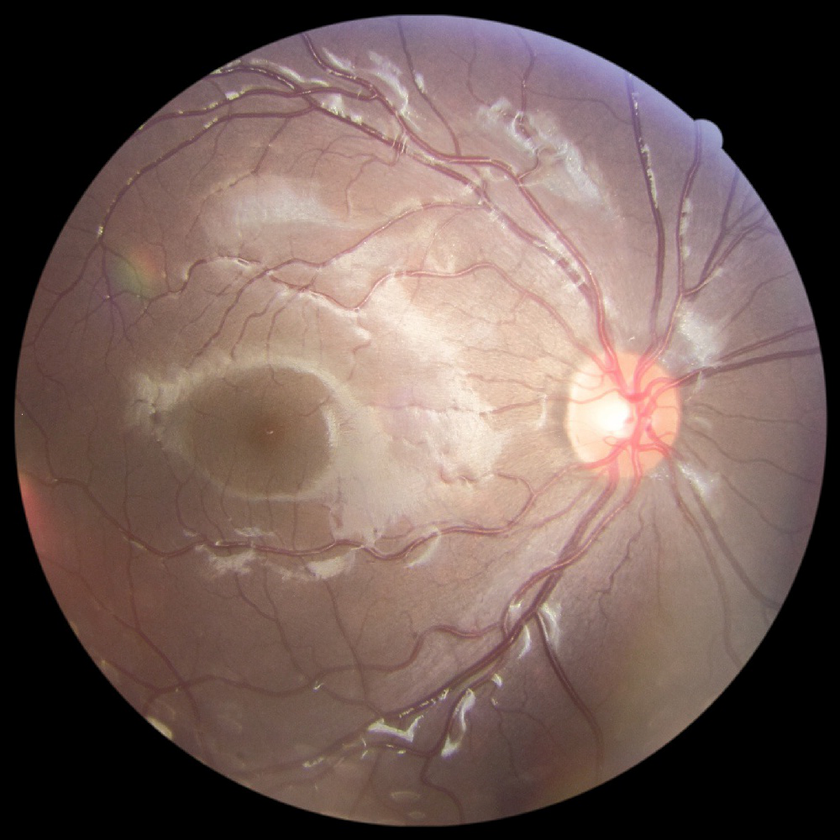
#> input picture Practice/BME/input.png, 840 x 840 px, shrunk from 1000 x 1000 before the run; its folder holds only this picture in this run
$ python -i image_binarization.py   (imports and definitions only)
#> lines starting #> are read from the running program, lines starting #| are printed output that depends on the picture; after the words box and inside, x2 and y2 are one past the last pixel; in counts of white or black regions, pixels touching at a corner belong together
#> further down, picture is the input picture: shape (840, 840, 3); mean B, G, R 87.4, 93.4, 114
import cv2
import numpy as np
import os


# [11 lines left out: function calcAndDrawHist, not called in this run]


def hough_circle_demo(image):
    # 霍夫圆检测对噪声敏感，边缘检测消噪
    h, w, s = image.shape
#> h = 840; w = 840; s = 3
    dst = cv2.pyrMeanShiftFiltering(image, 10, 100)  # 边缘保留滤波EPF
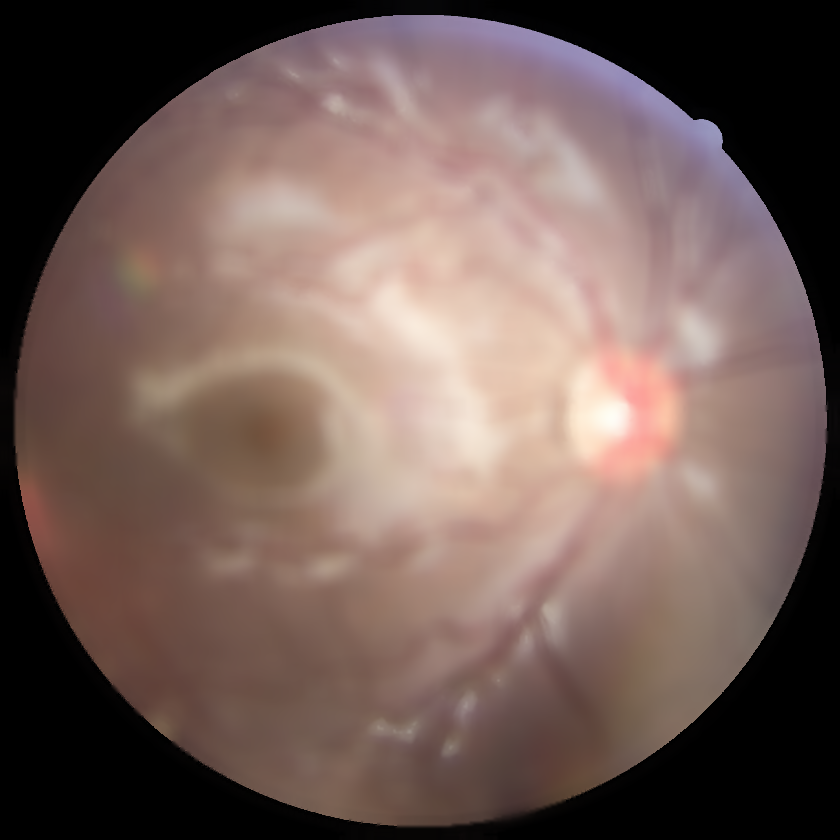
#> dst: shape (840, 840, 3); mean B, G, R 87.5, 93.4, 114
    gray=cv2.cvtColor(dst,cv2.COLOR_BGR2GRAY)
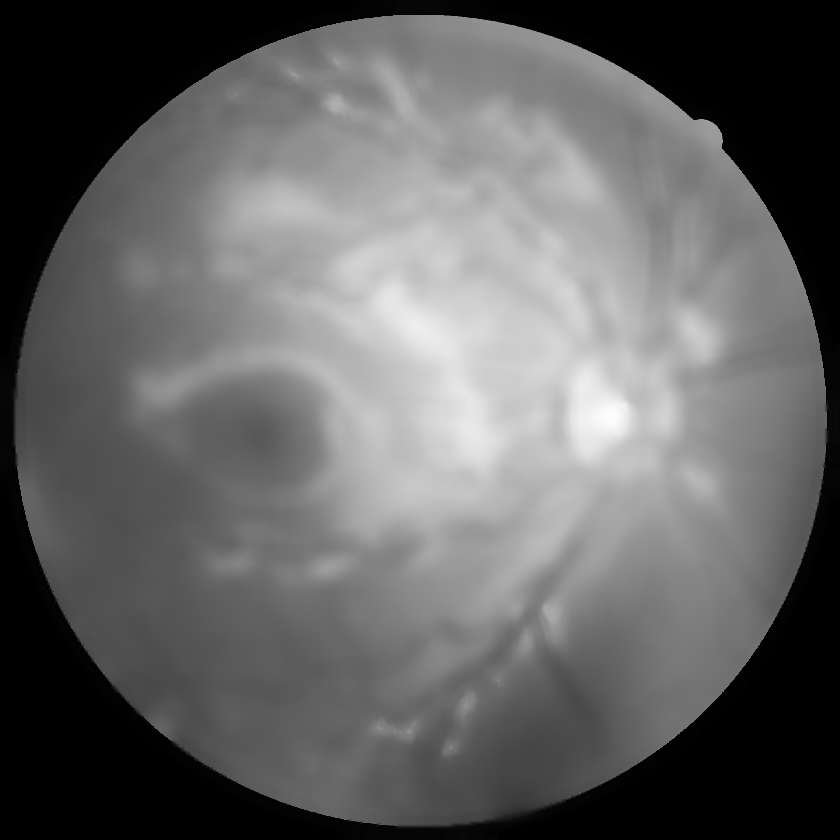
#> gray: shape (840, 840); min 0, max 253, mean 98.9
    circles = cv2.HoughCircles(gray, cv2.HOUGH_GRADIENT, 1,1000, param1=65, param2=40, minRadius=50, maxRadius=0)
#> circles = None
    if circles is  None:
        ret1, thresh1 = cv2.threshold(dst, 10, 255, cv2.THRESH_BINARY)
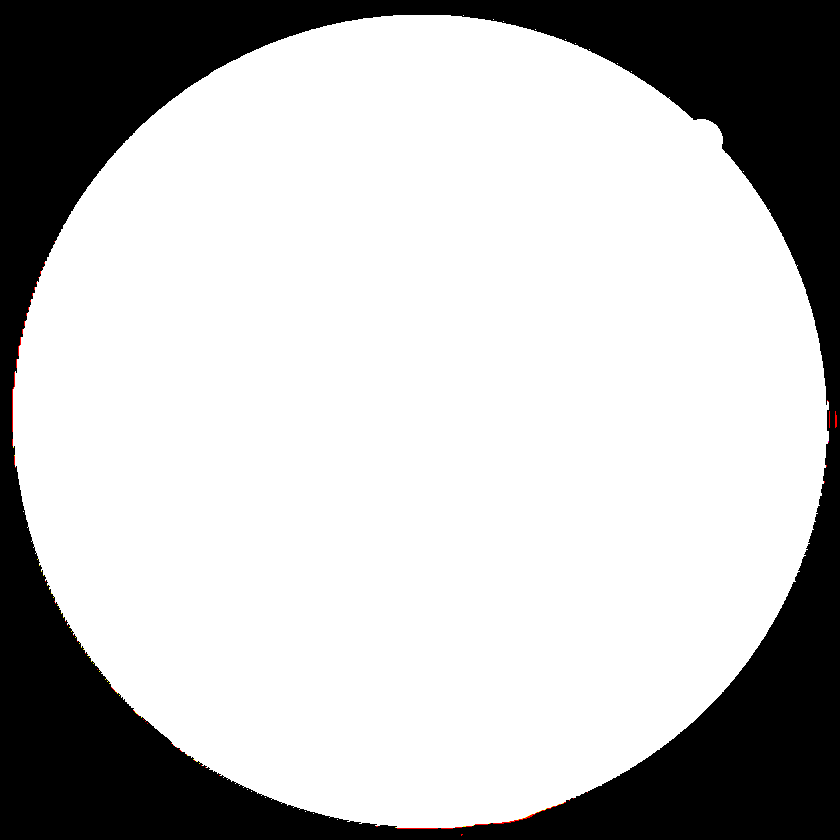
#> thresh1: shape (840, 840, 3); mean B, G, R 187.9, 187.9, 188
        thresh1 = cv2.cvtColor(thresh1, cv2.COLOR_BGR2GRAY)
#> thresh1: shape (840, 840)
        circles = cv2.HoughCircles(thresh1, cv2.HOUGH_GRADIENT, 10, 1000, param1=65, param2=40, minRadius=50, maxRadius=0)
#> circles = [[415, 425, 410]]
    #print(circles)
    circles = np.uint16(circles)  #把circles包含的圆心和半径的值变成整数
    img = np.zeros((h, w), dtype='uint8')
    for i in circles[0, :]:
        # cv2.circle(image, (i[0], i[1]), i[2], (0, 0, 255), 2)
        # cv2.circle(image, (i[0], i[1]), 2, (255, 0, 0), 2)
        cv2.circle(img, (i[0], i[1]), i[2], (255, 255, 255), -1)
        cv2.circle(img, (i[0], i[1]), 2, (255, 255, 255), -1)
#> this loop made 1 pass
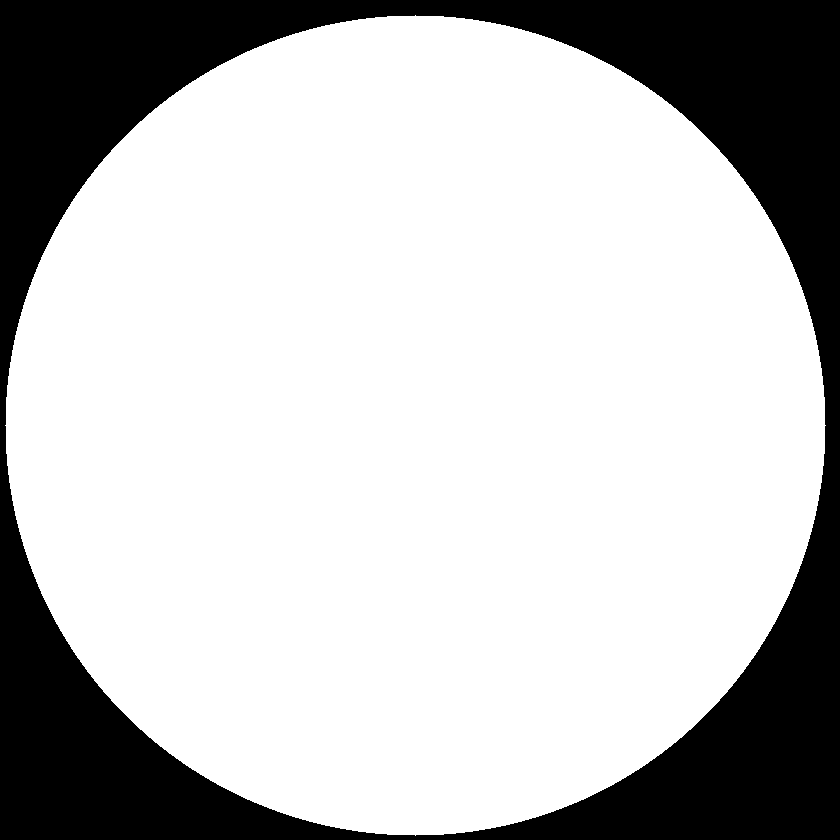
#> img: shape (840, 840); 74.8% white; 1 black region, box (x1, y1, x2, y2) and area: (0, 0, 840, 840) 177555
    # cv2.imshow("circle image", image)
    #cv2.imshow("img_mask", img)
    return circles, img


# [60 lines left out: functions order_points, max_rect, image_crop, not called in this run]


# [25 lines not run here, left out]

>>> import cv2
>>> picture = cv2.imread('input.png')
>>> result = hough_circle_demo(picture)
